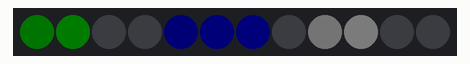
Simulated run of this sketch. Board: Arduino Uno, built with avr-gcc and run on an emulated ATmega328P. Shown: 12 RGB LEDs in strip order, left to right. Dim RGB values are drawn brighter than linear.

Above: at 0.1 s.
At 10.1 s:
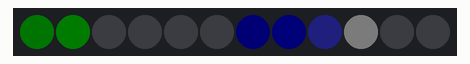
At 20.1 s:
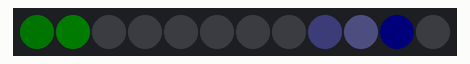
At 25.1 s:
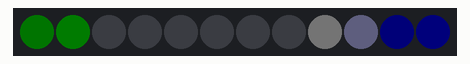
At 35.1 s:
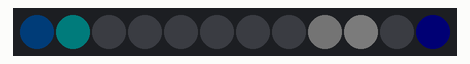
At 40.1 s:
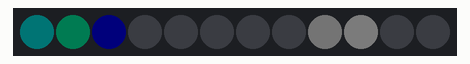

The sketch:

neopixel_clock01.ino
```cpp
// (licence header left out)
#include <Adafruit_NeoPixel.h>

// data pin
#define PIN 6
// led count
#define CNT 12
// shift of first led
#define MOVE 6
// show milliseconds
#define SHOWMILLIS 0
// show long hour
#define SHOWLONGHOUR 0
// show long minute
#define SHOWLONGMINUTE 0

// we do not have realtime
// use 24h time, for example 19:15
#define STARTHOUR 19
#define STARTMINUTE 15

// Parameter 1 = number of pixels in strip
// Parameter 2 = pin number (most are valid)
// Parameter 3 = pixel type flags, add together as needed:
//   NEO_RGB     Pixels are wired for RGB bitstream
//   NEO_GRB     Pixels are wired for GRB bitstream
//   NEO_KHZ400  400 KHz bitstream (e.g. FLORA pixels)
//   NEO_KHZ800  800 KHz bitstream (e.g. High Density LED strip)
Adafruit_NeoPixel strip = Adafruit_NeoPixel(CNT, PIN, NEO_GRB + NEO_KHZ800);

uint32_t milli_color   = strip.Color ( 10,  0,  0);
uint32_t milli_color1  = strip.Color (  6,  0,  0);
uint32_t milli_color2  = strip.Color (  3,  0,  0);

uint32_t second_color  = strip.Color (  0,  0, 3);
uint32_t second_color1 = strip.Color (  0,  0, 2);
uint32_t second_color2 = strip.Color (  0,  0, 1);

uint32_t hour_color    = strip.Color (  0, 3,  0);
uint32_t hour_color1   = strip.Color (  0, 2,  0);
uint32_t hour_color2   = strip.Color (  0, 1,  0);

uint32_t minute_color  = strip.Color (  3, 3, 3);
uint32_t minute_color1 = strip.Color (  2, 2, 2);
uint32_t minute_color2 = strip.Color (  1, 1, 1);

uint32_t off_color     = strip.Color (  0,  0,  0);

///
/// Main clock
///
class NeoClock
{
  uint8_t milli;
  uint8_t second;
  uint8_t minute;
  uint8_t hour;
  Adafruit_NeoPixel &strip;
 public:

  NeoClock(Adafruit_NeoPixel&);
  void Update();
  void Draw();
  void Clear();
  void AddColor(uint8_t position, uint32_t color);
  uint32_t Blend(uint32_t color1, uint32_t color2);
};

///
/// Constructor
///
NeoClock::NeoClock(Adafruit_NeoPixel& n_strip)
: strip (n_strip)
{
milli = second = minute = hour = 0;
}

///
/// Update all positions
///
void NeoClock::Update()
{
// we use fake time
uint32_t m=millis()+60000L*STARTMINUTE+3600000L*STARTHOUR;

second = map ((m % 60000), 0, 60000, 0, CNT);
milli  = map ((m %  1000), 0,  1000, 0, CNT);
minute = map (((m/60000) % 60), 0,  60, 0, CNT);
hour =   map (((m/60000/60) % 12), 0,  12, 0, CNT);
}

///
/// Set all colors
///
void NeoClock::Draw()
{
Clear();

#if SHOWLONGHOUR
AddColor((hour+MOVE)     % CNT,  hour_color  );
AddColor((hour+MOVE-1)   % CNT,  hour_color1  );
AddColor((hour+MOVE-2)   % CNT,  hour_color2  );
#else
AddColor((hour+MOVE)     % CNT,  hour_color  );
AddColor((hour+MOVE-1)   % CNT,  hour_color2  );
#endif

#if SHOWLONGMINUTE
AddColor((minute+MOVE)   % CNT,  minute_color);
AddColor((minute+MOVE-1) % CNT,  minute_color1);
AddColor((minute+MOVE-2) % CNT,  minute_color2);
#else
AddColor((minute+MOVE)   % CNT,  minute_color);
AddColor((minute+MOVE-1) % CNT,  minute_color2);
#endif

AddColor((second+MOVE)   % CNT, second_color);
AddColor((second+MOVE-1) % CNT, second_color1);
AddColor((second+MOVE-2) % CNT, second_color2);

#if SHOWMILLIS
AddColor((milli+MOVE)    % CNT,  milli_color);
AddColor((milli+MOVE-1)  % CNT,  milli_color1);
AddColor((milli+MOVE-2)  % CNT,  milli_color2);
#endif

strip.show();
}

///
/// Set color of LED
///
void NeoClock::AddColor(uint8_t position, uint32_t color)
{
uint32_t blended_color = Blend(strip.getPixelColor(position), color);

/* Gamma mapping */
uint8_t r,b,g;

r = (uint8_t)(blended_color >> 16),
g = (uint8_t)(blended_color >>  8),
b = (uint8_t)(blended_color >>  0);

strip.setPixelColor(position, blended_color);
}

///
/// Color blending
///
uint32_t NeoClock::Blend(uint32_t color1, uint32_t color2)
{
uint8_t r1,g1,b1;
uint8_t r2,g2,b2;
uint8_t r3,g3,b3;

r1 = (uint8_t)(color1 >> 16),
g1 = (uint8_t)(color1 >>  8),
b1 = (uint8_t)(color1 >>  0);

r2 = (uint8_t)(color2 >> 16),
g2 = (uint8_t)(color2 >>  8),
b2 = (uint8_t)(color2 >>  0);

return strip.Color(constrain(r1+r2, 0, 255), constrain(g1+g2, 0, 255), constrain(b1+b2, 0, 255));
}

///
/// Every LED to black
///
void NeoClock::Clear()
{
for(uint16_t i=0; i<strip.numPixels (); i++)
  strip.setPixelColor(i, off_color);
}

NeoClock clock(strip);

///
/// Setup
///
void setup()
{
strip.begin();
strip.show(); // Initialize all pixels to 'off'
}

///
/// Main loop
///
void loop()
{
clock.Update();
clock.Draw();
}
```

Measured:
- by itself, everything shown: repeats every 60.0 s, in 12 steps
- what the display in image 1 shows lasts 5.0 s, from 10.0 s to 15.0 s
